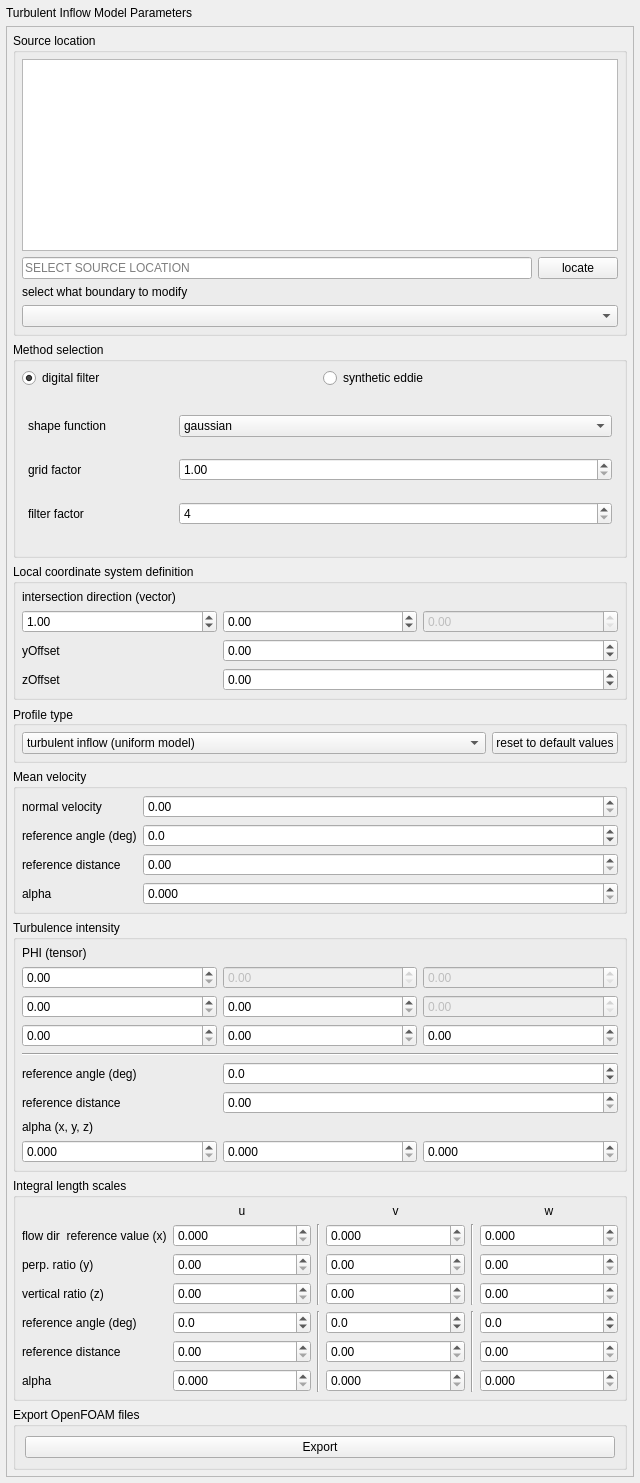
<?xml version="1.0" encoding="UTF-8"?>
<ui version="4.0">
 <class>InflowParameterWidget</class>
 <widget class="QFrame" name="InflowParameterWidget">
  <property name="geometry">
   <rect>
    <x>0</x>
    <y>0</y>
    <width>640</width>
    <height>1483</height>
   </rect>
  </property>
  <property name="windowTitle">
   <string>Frame</string>
  </property>
  <layout class="QVBoxLayout" name="verticalLayout_2">
   <property name="leftMargin">
    <number>6</number>
   </property>
   <property name="topMargin">
    <number>6</number>
   </property>
   <property name="rightMargin">
    <number>6</number>
   </property>
   <property name="bottomMargin">
    <number>6</number>
   </property>
   <item>
    <widget class="QLabel" name="headerLabel">
     <property name="text">
      <string>Turbulent Inflow Model Parameters</string>
     </property>
    </widget>
   </item>
   <item>
    <widget class="QScrollArea" name="scrollArea">
     <property name="sizePolicy">
      <sizepolicy hsizetype="Expanding" vsizetype="MinimumExpanding">
       <horstretch>0</horstretch>
       <verstretch>0</verstretch>
      </sizepolicy>
     </property>
     <property name="widgetResizable">
      <bool>true</bool>
     </property>
     <widget class="QWidget" name="scrollAreaWidgetContents">
      <property name="geometry">
       <rect>
        <x>0</x>
        <y>0</y>
        <width>626</width>
        <height>1445</height>
       </rect>
      </property>
      <layout class="QVBoxLayout" name="verticalLayout">
       <property name="spacing">
        <number>6</number>
       </property>
       <property name="leftMargin">
        <number>6</number>
       </property>
       <property name="topMargin">
        <number>6</number>
       </property>
       <property name="rightMargin">
        <number>6</number>
       </property>
       <property name="bottomMargin">
        <number>6</number>
       </property>
       <item>
        <widget class="QGroupBox" name="sourceGroup">
         <property name="sizePolicy">
          <sizepolicy hsizetype="Preferred" vsizetype="Fixed">
           <horstretch>0</horstretch>
           <verstretch>0</verstretch>
          </sizepolicy>
         </property>
         <property name="title">
          <string>Source location</string>
         </property>
         <layout class="QGridLayout" name="gridLayout">
          <property name="leftMargin">
           <number>6</number>
          </property>
          <property name="topMargin">
           <number>6</number>
          </property>
          <property name="rightMargin">
           <number>6</number>
          </property>
          <property name="bottomMargin">
           <number>6</number>
          </property>
          <item row="0" column="0" colspan="2">
           <widget class="QTextBrowser" name="sourceSelectionBrowser">
            <property name="sizePolicy">
             <sizepolicy hsizetype="Expanding" vsizetype="Preferred">
              <horstretch>0</horstretch>
              <verstretch>0</verstretch>
             </sizepolicy>
            </property>
           </widget>
          </item>
          <item row="1" column="0">
           <widget class="QLineEdit" name="sourceLocationDisplay">
            <property name="sizePolicy">
             <sizepolicy hsizetype="Expanding" vsizetype="Fixed">
              <horstretch>2</horstretch>
              <verstretch>0</verstretch>
             </sizepolicy>
            </property>
            <property name="acceptDrops">
             <bool>false</bool>
            </property>
            <property name="readOnly">
             <bool>true</bool>
            </property>
            <property name="placeholderText">
             <string>SELECT SOURCE LOCATION</string>
            </property>
           </widget>
          </item>
          <item row="1" column="1">
           <widget class="QPushButton" name="sourceLocateBtn">
            <property name="sizePolicy">
             <sizepolicy hsizetype="Preferred" vsizetype="Fixed">
              <horstretch>0</horstretch>
              <verstretch>0</verstretch>
             </sizepolicy>
            </property>
            <property name="text">
             <string>locate</string>
            </property>
           </widget>
          </item>
          <item row="3" column="0" colspan="2">
           <widget class="QComboBox" name="boundarySelection"/>
          </item>
          <item row="2" column="0" colspan="2">
           <widget class="QLabel" name="listLabel">
            <property name="text">
             <string>select what boundary to modify</string>
            </property>
           </widget>
          </item>
         </layout>
        </widget>
       </item>
       <item>
        <widget class="QGroupBox" name="methodSelectionGroup">
         <property name="title">
          <string>Method selection</string>
         </property>
         <layout class="QGridLayout" name="gridLayout_4">
          <property name="leftMargin">
           <number>6</number>
          </property>
          <property name="topMargin">
           <number>6</number>
          </property>
          <property name="rightMargin">
           <number>6</number>
          </property>
          <property name="bottomMargin">
           <number>6</number>
          </property>
          <item row="0" column="1">
           <widget class="QRadioButton" name="RB_syntheticEddie">
            <property name="text">
             <string>synthetic eddie</string>
            </property>
           </widget>
          </item>
          <item row="0" column="0">
           <widget class="QRadioButton" name="RB_digitalFilter">
            <property name="text">
             <string>digital filter</string>
            </property>
            <property name="checked">
             <bool>true</bool>
            </property>
           </widget>
          </item>
          <item row="1" column="0" colspan="2">
           <widget class="QStackedWidget" name="stackedMethods">
            <property name="currentIndex">
             <number>0</number>
            </property>
            <widget class="QWidget" name="digitalFilterPage">
             <layout class="QGridLayout" name="gridLayout_5" columnstretch="1,3">
              <property name="leftMargin">
               <number>6</number>
              </property>
              <property name="topMargin">
               <number>6</number>
              </property>
              <property name="rightMargin">
               <number>6</number>
              </property>
              <property name="bottomMargin">
               <number>6</number>
              </property>
              <item row="0" column="0">
               <widget class="QLabel" name="label_shaoe">
                <property name="text">
                 <string>shape function</string>
                </property>
               </widget>
              </item>
              <item row="1" column="0">
               <widget class="QLabel" name="label_gridFactor">
                <property name="text">
                 <string>grid factor</string>
                </property>
               </widget>
              </item>
              <item row="2" column="0">
               <widget class="QLabel" name="label_filterFactor">
                <property name="text">
                 <string>filter factor</string>
                </property>
               </widget>
              </item>
              <item row="0" column="1">
               <widget class="QComboBox" name="shapeFunction">
                <item>
                 <property name="text">
                  <string>gaussian</string>
                 </property>
                </item>
                <item>
                 <property name="text">
                  <string>exponential</string>
                 </property>
                </item>
               </widget>
              </item>
              <item row="1" column="1">
               <widget class="QDoubleSpinBox" name="gridFactor">
                <property name="minimum">
                 <double>1.000000000000000</double>
                </property>
                <property name="singleStep">
                 <double>0.010000000000000</double>
                </property>
               </widget>
              </item>
              <item row="2" column="1">
               <widget class="QSpinBox" name="filterFactor">
                <property name="minimum">
                 <number>4</number>
                </property>
               </widget>
              </item>
             </layout>
            </widget>
            <widget class="QWidget" name="syntheticEddiePage">
             <layout class="QGridLayout" name="gridLayout_7" columnstretch="1,3">
              <property name="leftMargin">
               <number>6</number>
              </property>
              <property name="topMargin">
               <number>6</number>
              </property>
              <property name="rightMargin">
               <number>6</number>
              </property>
              <property name="bottomMargin">
               <number>6</number>
              </property>
              <item row="1" column="0">
               <widget class="QLabel" name="label_eddieDensity">
                <property name="text">
                 <string>eddie density</string>
                </property>
               </widget>
              </item>
              <item row="0" column="0">
               <widget class="QLabel" name="label_velocityShape">
                <property name="text">
                 <string>velocity shape</string>
                </property>
               </widget>
              </item>
              <item row="0" column="1">
               <widget class="QComboBox" name="velocityShape">
                <item>
                 <property name="text">
                  <string>gaussian</string>
                 </property>
                </item>
                <item>
                 <property name="text">
                  <string>tent</string>
                 </property>
                </item>
                <item>
                 <property name="text">
                  <string>step</string>
                 </property>
                </item>
               </widget>
              </item>
              <item row="1" column="1">
               <widget class="QDoubleSpinBox" name="eddieDensity">
                <property name="minimum">
                 <double>1.000000000000000</double>
                </property>
                <property name="maximum">
                 <double>99.000000000000000</double>
                </property>
                <property name="singleStep">
                 <double>0.010000000000000</double>
                </property>
               </widget>
              </item>
             </layout>
            </widget>
           </widget>
          </item>
         </layout>
        </widget>
       </item>
       <item>
        <widget class="QGroupBox" name="groupBox">
         <property name="title">
          <string>Local coordinate system definition</string>
         </property>
         <layout class="QGridLayout" name="gridLayout_8">
          <property name="leftMargin">
           <number>6</number>
          </property>
          <property name="topMargin">
           <number>6</number>
          </property>
          <property name="rightMargin">
           <number>6</number>
          </property>
          <property name="bottomMargin">
           <number>6</number>
          </property>
          <item row="0" column="0">
           <widget class="QLabel" name="label_intersectionVector">
            <property name="text">
             <string>intersection direction (vector)</string>
            </property>
           </widget>
          </item>
          <item row="1" column="1">
           <widget class="QDoubleSpinBox" name="dir2">
            <property name="minimum">
             <double>-10.000000000000000</double>
            </property>
            <property name="maximum">
             <double>10.000000000000000</double>
            </property>
            <property name="singleStep">
             <double>0.010000000000000</double>
            </property>
           </widget>
          </item>
          <item row="2" column="0">
           <widget class="QLabel" name="label_yOffset">
            <property name="text">
             <string>yOffset</string>
            </property>
           </widget>
          </item>
          <item row="3" column="0">
           <widget class="QLabel" name="label_zOffset">
            <property name="text">
             <string>zOffset</string>
            </property>
           </widget>
          </item>
          <item row="1" column="0">
           <widget class="QDoubleSpinBox" name="dir1">
            <property name="minimum">
             <double>-10.000000000000000</double>
            </property>
            <property name="maximum">
             <double>10.000000000000000</double>
            </property>
            <property name="singleStep">
             <double>0.010000000000000</double>
            </property>
            <property name="value">
             <double>1.000000000000000</double>
            </property>
           </widget>
          </item>
          <item row="1" column="2">
           <widget class="QDoubleSpinBox" name="dir3">
            <property name="enabled">
             <bool>false</bool>
            </property>
           </widget>
          </item>
          <item row="2" column="1" colspan="2">
           <widget class="QDoubleSpinBox" name="yOffset">
            <property name="minimum">
             <double>-1000000.000000000000000</double>
            </property>
            <property name="maximum">
             <double>1000000.000000000000000</double>
            </property>
           </widget>
          </item>
          <item row="3" column="1" colspan="2">
           <widget class="QDoubleSpinBox" name="zOffset">
            <property name="minimum">
             <double>-1000000.000000000000000</double>
            </property>
            <property name="maximum">
             <double>1000000.000000000000000</double>
            </property>
           </widget>
          </item>
         </layout>
        </widget>
       </item>
       <item>
        <widget class="QGroupBox" name="typeSelectionGroup">
         <property name="sizePolicy">
          <sizepolicy hsizetype="Preferred" vsizetype="Fixed">
           <horstretch>0</horstretch>
           <verstretch>0</verstretch>
          </sizepolicy>
         </property>
         <property name="title">
          <string>Profile type</string>
         </property>
         <property name="alignment">
          <set>Qt::AlignLeading|Qt::AlignLeft|Qt::AlignVCenter</set>
         </property>
         <property name="flat">
          <bool>false</bool>
         </property>
         <property name="checkable">
          <bool>false</bool>
         </property>
         <layout class="QHBoxLayout" name="horizontalLayout">
          <property name="leftMargin">
           <number>6</number>
          </property>
          <property name="topMargin">
           <number>6</number>
          </property>
          <property name="rightMargin">
           <number>6</number>
          </property>
          <property name="bottomMargin">
           <number>6</number>
          </property>
          <item>
           <widget class="QComboBox" name="modelSelectionCBX">
            <property name="sizePolicy">
             <sizepolicy hsizetype="Expanding" vsizetype="Fixed">
              <horstretch>0</horstretch>
              <verstretch>0</verstretch>
             </sizepolicy>
            </property>
            <item>
             <property name="text">
              <string>turbulent inflow (uniform model)</string>
             </property>
            </item>
            <item>
             <property name="text">
              <string>turbulent inflow (exponential model)</string>
             </property>
            </item>
           </widget>
          </item>
          <item>
           <widget class="QPushButton" name="resetButton">
            <property name="sizePolicy">
             <sizepolicy hsizetype="Preferred" vsizetype="Fixed">
              <horstretch>0</horstretch>
              <verstretch>0</verstretch>
             </sizepolicy>
            </property>
            <property name="text">
             <string>reset to default values</string>
            </property>
           </widget>
          </item>
         </layout>
        </widget>
       </item>
       <item>
        <widget class="QGroupBox" name="velocityGroup">
         <property name="title">
          <string>Mean velocity</string>
         </property>
         <layout class="QGridLayout" name="gridLayout_3" columnstretch="0,1">
          <property name="leftMargin">
           <number>6</number>
          </property>
          <property name="topMargin">
           <number>6</number>
          </property>
          <property name="rightMargin">
           <number>6</number>
          </property>
          <property name="bottomMargin">
           <number>6</number>
          </property>
          <item row="0" column="0">
           <widget class="QLabel" name="label_velocityU">
            <property name="text">
             <string>normal velocity</string>
            </property>
           </widget>
          </item>
          <item row="1" column="0">
           <widget class="QLabel" name="label_refAngleU">
            <property name="text">
             <string>reference angle (deg)</string>
            </property>
           </widget>
          </item>
          <item row="2" column="0">
           <widget class="QLabel" name="label_refDistU">
            <property name="text">
             <string>reference distance</string>
            </property>
           </widget>
          </item>
          <item row="3" column="0">
           <widget class="QLabel" name="label_alphaU">
            <property name="text">
             <string>alpha</string>
            </property>
           </widget>
          </item>
          <item row="0" column="1">
           <widget class="QDoubleSpinBox" name="vel">
            <property name="maximum">
             <double>333.000000000000000</double>
            </property>
            <property name="singleStep">
             <double>0.100000000000000</double>
            </property>
           </widget>
          </item>
          <item row="1" column="1">
           <widget class="QDoubleSpinBox" name="refAngleU">
            <property name="decimals">
             <number>1</number>
            </property>
            <property name="minimum">
             <double>-180.000000000000000</double>
            </property>
            <property name="maximum">
             <double>180.000000000000000</double>
            </property>
           </widget>
          </item>
          <item row="2" column="1">
           <widget class="QDoubleSpinBox" name="refDistU">
            <property name="maximum">
             <double>300.000000000000000</double>
            </property>
           </widget>
          </item>
          <item row="3" column="1">
           <widget class="QDoubleSpinBox" name="alphaU">
            <property name="decimals">
             <number>3</number>
            </property>
            <property name="singleStep">
             <double>0.010000000000000</double>
            </property>
           </widget>
          </item>
         </layout>
        </widget>
       </item>
       <item>
        <widget class="QGroupBox" name="phiTensorGroup">
         <property name="title">
          <string>Turbulence intensity</string>
         </property>
         <layout class="QGridLayout" name="gridLayout_2" rowstretch="0,0,0,0,0,0,0,0,0,0,0,0">
          <property name="leftMargin">
           <number>6</number>
          </property>
          <property name="topMargin">
           <number>6</number>
          </property>
          <property name="rightMargin">
           <number>6</number>
          </property>
          <property name="bottomMargin">
           <number>6</number>
          </property>
          <item row="7" column="0" colspan="3">
           <widget class="Line" name="line_3">
            <property name="orientation">
             <enum>Qt::Horizontal</enum>
            </property>
           </widget>
          </item>
          <item row="6" column="2">
           <widget class="QDoubleSpinBox" name="PHI33"/>
          </item>
          <item row="9" column="1" colspan="2">
           <widget class="QDoubleSpinBox" name="refDistPHI">
            <property name="maximum">
             <double>300.000000000000000</double>
            </property>
           </widget>
          </item>
          <item row="8" column="1" colspan="2">
           <widget class="QDoubleSpinBox" name="refAnglePHI">
            <property name="decimals">
             <number>1</number>
            </property>
            <property name="minimum">
             <double>-180.000000000000000</double>
            </property>
            <property name="maximum">
             <double>180.000000000000000</double>
            </property>
           </widget>
          </item>
          <item row="10" column="0" colspan="3">
           <widget class="QLabel" name="label_alphaPHI">
            <property name="sizePolicy">
             <sizepolicy hsizetype="Preferred" vsizetype="Preferred">
              <horstretch>0</horstretch>
              <verstretch>0</verstretch>
             </sizepolicy>
            </property>
            <property name="text">
             <string>alpha (x, y, z)</string>
            </property>
           </widget>
          </item>
          <item row="3" column="0">
           <widget class="QDoubleSpinBox" name="PHI21"/>
          </item>
          <item row="8" column="0">
           <widget class="QLabel" name="label_refAnglePHI">
            <property name="text">
             <string>reference angle (deg)</string>
            </property>
           </widget>
          </item>
          <item row="11" column="0">
           <widget class="QDoubleSpinBox" name="alpha1">
            <property name="decimals">
             <number>3</number>
            </property>
            <property name="singleStep">
             <double>0.010000000000000</double>
            </property>
           </widget>
          </item>
          <item row="3" column="2">
           <widget class="QDoubleSpinBox" name="PHI23">
            <property name="enabled">
             <bool>false</bool>
            </property>
           </widget>
          </item>
          <item row="9" column="0">
           <widget class="QLabel" name="label_refDistPHI">
            <property name="text">
             <string>reference distance</string>
            </property>
           </widget>
          </item>
          <item row="2" column="1">
           <widget class="QDoubleSpinBox" name="PHI12">
            <property name="enabled">
             <bool>false</bool>
            </property>
           </widget>
          </item>
          <item row="11" column="2">
           <widget class="QDoubleSpinBox" name="alpha3">
            <property name="decimals">
             <number>3</number>
            </property>
            <property name="singleStep">
             <double>0.010000000000000</double>
            </property>
           </widget>
          </item>
          <item row="2" column="2">
           <widget class="QDoubleSpinBox" name="PHI13">
            <property name="enabled">
             <bool>false</bool>
            </property>
           </widget>
          </item>
          <item row="11" column="1">
           <widget class="QDoubleSpinBox" name="alpha2">
            <property name="decimals">
             <number>3</number>
            </property>
            <property name="singleStep">
             <double>0.010000000000000</double>
            </property>
           </widget>
          </item>
          <item row="2" column="0">
           <widget class="QDoubleSpinBox" name="PHI11"/>
          </item>
          <item row="3" column="1">
           <widget class="QDoubleSpinBox" name="PHI22"/>
          </item>
          <item row="0" column="0">
           <widget class="QLabel" name="label_PHI">
            <property name="text">
             <string>PHI (tensor)</string>
            </property>
           </widget>
          </item>
          <item row="6" column="0">
           <widget class="QDoubleSpinBox" name="PHI31"/>
          </item>
          <item row="6" column="1">
           <widget class="QDoubleSpinBox" name="PHI32"/>
          </item>
         </layout>
        </widget>
       </item>
       <item>
        <widget class="QGroupBox" name="lengthScaleGroup">
         <property name="title">
          <string>Integral length scales</string>
         </property>
         <layout class="QGridLayout" name="gridLayout_6" columnstretch="0,1,0,1,0,1" columnminimumwidth="0,0,0,0,0,0">
          <property name="leftMargin">
           <number>6</number>
          </property>
          <property name="topMargin">
           <number>6</number>
          </property>
          <property name="rightMargin">
           <number>6</number>
          </property>
          <property name="bottomMargin">
           <number>6</number>
          </property>
          <item row="4" column="1">
           <widget class="QDoubleSpinBox" name="refAngleLu">
            <property name="decimals">
             <number>1</number>
            </property>
            <property name="minimum">
             <double>-180.000000000000000</double>
            </property>
            <property name="maximum">
             <double>180.000000000000000</double>
            </property>
           </widget>
          </item>
          <item row="6" column="3">
           <widget class="QDoubleSpinBox" name="LvAlpha">
            <property name="decimals">
             <number>3</number>
            </property>
            <property name="singleStep">
             <double>0.010000000000000</double>
            </property>
           </widget>
          </item>
          <item row="5" column="0">
           <widget class="QLabel" name="label_referenceDist">
            <property name="text">
             <string>reference distance</string>
            </property>
           </widget>
          </item>
          <item row="5" column="1">
           <widget class="QDoubleSpinBox" name="refDistLu">
            <property name="maximum">
             <double>300.000000000000000</double>
            </property>
           </widget>
          </item>
          <item row="1" column="0">
           <widget class="QLabel" name="label_flowdir">
            <property name="text">
             <string>flow dir  reference value (x)</string>
            </property>
           </widget>
          </item>
          <item row="6" column="5">
           <widget class="QDoubleSpinBox" name="LwAlpha">
            <property name="decimals">
             <number>3</number>
            </property>
            <property name="singleStep">
             <double>0.010000000000000</double>
            </property>
           </widget>
          </item>
          <item row="4" column="0">
           <widget class="QLabel" name="label_referenceAngle">
            <property name="text">
             <string>reference angle (deg)</string>
            </property>
           </widget>
          </item>
          <item row="0" column="3">
           <widget class="QLabel" name="label_v_component">
            <property name="sizePolicy">
             <sizepolicy hsizetype="Minimum" vsizetype="Preferred">
              <horstretch>0</horstretch>
              <verstretch>0</verstretch>
             </sizepolicy>
            </property>
            <property name="text">
             <string>v</string>
            </property>
            <property name="alignment">
             <set>Qt::AlignCenter</set>
            </property>
           </widget>
          </item>
          <item row="0" column="5">
           <widget class="QLabel" name="label_w_component">
            <property name="sizePolicy">
             <sizepolicy hsizetype="Minimum" vsizetype="Preferred">
              <horstretch>0</horstretch>
              <verstretch>0</verstretch>
             </sizepolicy>
            </property>
            <property name="text">
             <string>w</string>
            </property>
            <property name="alignment">
             <set>Qt::AlignCenter</set>
            </property>
           </widget>
          </item>
          <item row="4" column="5">
           <widget class="QDoubleSpinBox" name="refAngleLw">
            <property name="decimals">
             <number>1</number>
            </property>
            <property name="minimum">
             <double>-180.000000000000000</double>
            </property>
            <property name="maximum">
             <double>180.000000000000000</double>
            </property>
           </widget>
          </item>
          <item row="1" column="5">
           <widget class="QDoubleSpinBox" name="Lwx">
            <property name="decimals">
             <number>3</number>
            </property>
            <property name="singleStep">
             <double>0.100000000000000</double>
            </property>
           </widget>
          </item>
          <item row="3" column="1">
           <widget class="QDoubleSpinBox" name="LuzLux">
            <property name="maximum">
             <double>1.000000000000000</double>
            </property>
            <property name="singleStep">
             <double>0.010000000000000</double>
            </property>
           </widget>
          </item>
          <item row="0" column="1">
           <widget class="QLabel" name="label_u_component">
            <property name="sizePolicy">
             <sizepolicy hsizetype="Minimum" vsizetype="Preferred">
              <horstretch>0</horstretch>
              <verstretch>0</verstretch>
             </sizepolicy>
            </property>
            <property name="text">
             <string>u</string>
            </property>
            <property name="alignment">
             <set>Qt::AlignCenter</set>
            </property>
           </widget>
          </item>
          <item row="2" column="0">
           <widget class="QLabel" name="label_perpendicular">
            <property name="text">
             <string>perp. ratio (y)</string>
            </property>
           </widget>
          </item>
          <item row="5" column="5">
           <widget class="QDoubleSpinBox" name="refDistLw">
            <property name="maximum">
             <double>300.000000000000000</double>
            </property>
           </widget>
          </item>
          <item row="1" column="3">
           <widget class="QDoubleSpinBox" name="Lvx">
            <property name="decimals">
             <number>3</number>
            </property>
            <property name="singleStep">
             <double>0.100000000000000</double>
            </property>
           </widget>
          </item>
          <item row="3" column="3">
           <widget class="QDoubleSpinBox" name="LvzLvx">
            <property name="maximum">
             <double>1.000000000000000</double>
            </property>
            <property name="singleStep">
             <double>0.010000000000000</double>
            </property>
           </widget>
          </item>
          <item row="6" column="1">
           <widget class="QDoubleSpinBox" name="LuAlpha">
            <property name="decimals">
             <number>3</number>
            </property>
            <property name="singleStep">
             <double>0.010000000000000</double>
            </property>
           </widget>
          </item>
          <item row="2" column="1">
           <widget class="QDoubleSpinBox" name="LuyLux">
            <property name="maximum">
             <double>1.000000000000000</double>
            </property>
            <property name="singleStep">
             <double>0.010000000000000</double>
            </property>
           </widget>
          </item>
          <item row="6" column="0">
           <widget class="QLabel" name="label_alphas">
            <property name="text">
             <string>alpha</string>
            </property>
           </widget>
          </item>
          <item row="5" column="3">
           <widget class="QDoubleSpinBox" name="refDistLv">
            <property name="maximum">
             <double>300.000000000000000</double>
            </property>
           </widget>
          </item>
          <item row="4" column="3">
           <widget class="QDoubleSpinBox" name="refAngleLv">
            <property name="decimals">
             <number>1</number>
            </property>
            <property name="minimum">
             <double>-180.000000000000000</double>
            </property>
            <property name="maximum">
             <double>180.000000000000000</double>
            </property>
           </widget>
          </item>
          <item row="3" column="0">
           <widget class="QLabel" name="label_up_dir">
            <property name="text">
             <string>vertical ratio (z)</string>
            </property>
           </widget>
          </item>
          <item row="3" column="5">
           <widget class="QDoubleSpinBox" name="LwzLwx">
            <property name="maximum">
             <double>1.000000000000000</double>
            </property>
            <property name="singleStep">
             <double>0.010000000000000</double>
            </property>
           </widget>
          </item>
          <item row="1" column="1">
           <widget class="QDoubleSpinBox" name="Lux">
            <property name="decimals">
             <number>3</number>
            </property>
            <property name="singleStep">
             <double>0.100000000000000</double>
            </property>
           </widget>
          </item>
          <item row="2" column="5">
           <widget class="QDoubleSpinBox" name="LwyLwx">
            <property name="maximum">
             <double>1.000000000000000</double>
            </property>
            <property name="singleStep">
             <double>0.010000000000000</double>
            </property>
           </widget>
          </item>
          <item row="2" column="3">
           <widget class="QDoubleSpinBox" name="LvyLvx">
            <property name="maximum">
             <double>1.000000000000000</double>
            </property>
            <property name="singleStep">
             <double>0.010000000000000</double>
            </property>
           </widget>
          </item>
          <item row="1" column="2" rowspan="3">
           <widget class="Line" name="line1">
            <property name="sizePolicy">
             <sizepolicy hsizetype="Minimum" vsizetype="Minimum">
              <horstretch>0</horstretch>
              <verstretch>0</verstretch>
             </sizepolicy>
            </property>
            <property name="orientation">
             <enum>Qt::Vertical</enum>
            </property>
           </widget>
          </item>
          <item row="1" column="4" rowspan="3">
           <widget class="Line" name="line2">
            <property name="sizePolicy">
             <sizepolicy hsizetype="Minimum" vsizetype="Minimum">
              <horstretch>0</horstretch>
              <verstretch>0</verstretch>
             </sizepolicy>
            </property>
            <property name="orientation">
             <enum>Qt::Vertical</enum>
            </property>
           </widget>
          </item>
          <item row="4" column="4" rowspan="3">
           <widget class="Line" name="line4">
            <property name="orientation">
             <enum>Qt::Vertical</enum>
            </property>
           </widget>
          </item>
          <item row="4" column="2" rowspan="3">
           <widget class="Line" name="line3">
            <property name="orientation">
             <enum>Qt::Vertical</enum>
            </property>
           </widget>
          </item>
         </layout>
        </widget>
       </item>
       <item>
        <widget class="QGroupBox" name="exportGroup">
         <property name="title">
          <string>Export OpenFOAM files</string>
         </property>
         <layout class="QGridLayout" name="gridLayout_9">
          <item row="0" column="0">
           <widget class="QPushButton" name="btn_export">
            <property name="text">
             <string>Export</string>
            </property>
           </widget>
          </item>
         </layout>
        </widget>
       </item>
      </layout>
     </widget>
    </widget>
   </item>
  </layout>
 </widget>
 <resources/>
 <connections/>
</ui>
